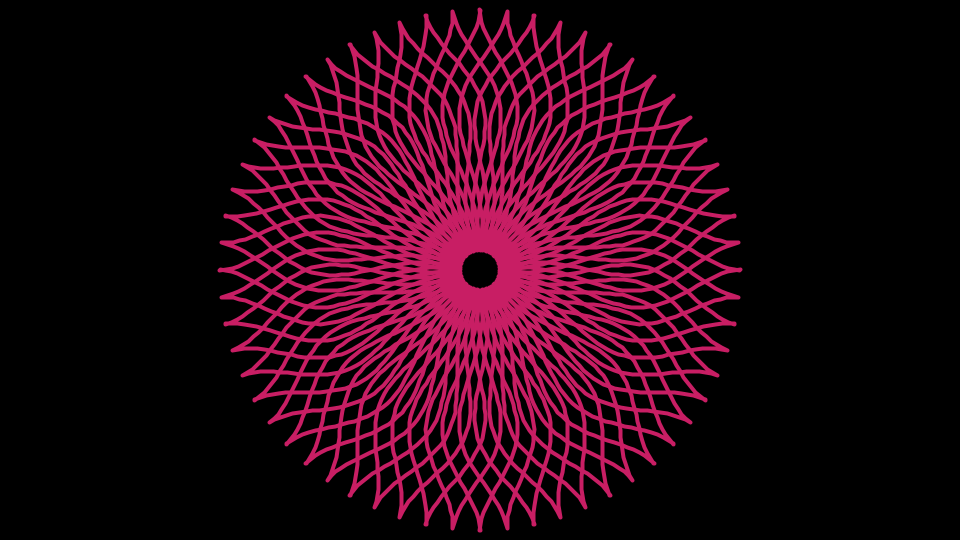
Frame 1 (no input)
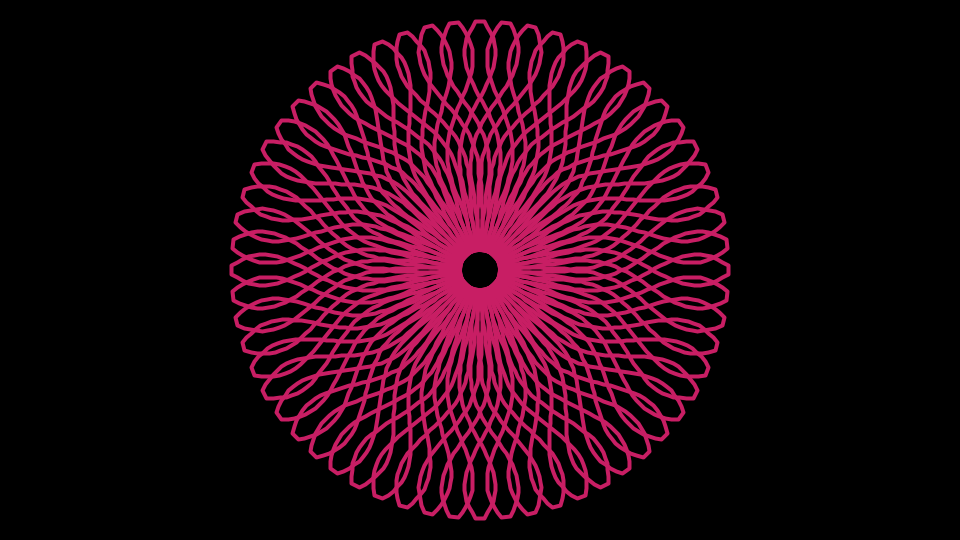
Frame 60 (the mouse pressed at the canvas centre just before this capture)
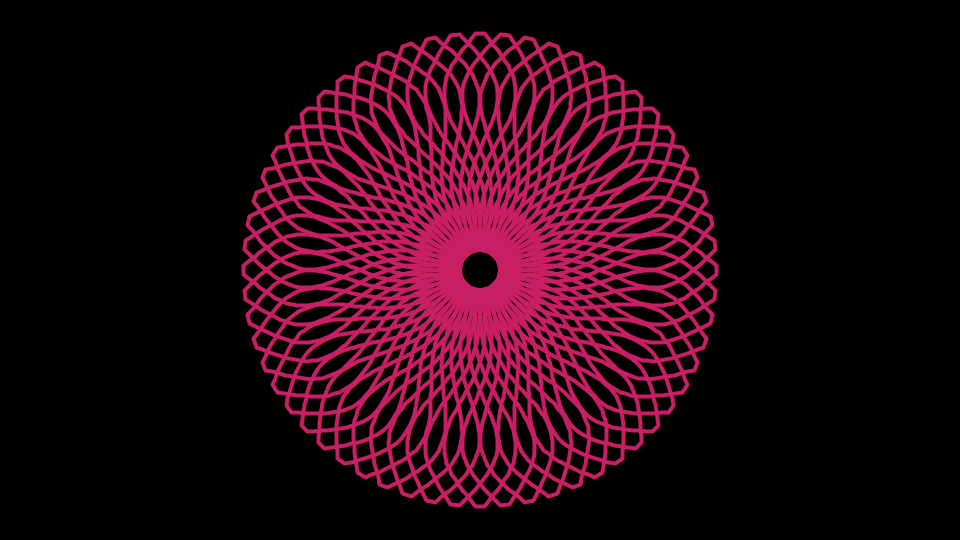
Frame 120 (the mouse held since frame 60 and released just before this capture)

The Processing sketch that drew these frames (run headless with seeded random() and noise(); from frame 60 on, the mouse is pressed at the canvas centre):

// Processing sketch: Flower
// ── Flower.pde
// 设置图形的大小
float ratio = 12;
float direction = 0.1;
float quantity = 6;

void setup()
{
  size(960, 540);
  smooth();
  
  strokeJoin(ROUND);
  stroke(200, 30, 100);
  strokeWeight(4);
  
  noFill();
}

void draw()
{
  background(0);
  translate(width/2, height/2);
  // 设置基本图形的密度
  for (int density=0; density<360; density+=quantity)
  {
    pushMatrix();
    
    rotate(radians(density));
    
    beginShape();
    for (float q = 0; q <= 20; q+=0.5)
    {
      float l = (sin(radians(q*9+frameCount))*(5+sin(radians(q*9))*(q*3)));
      vertex(l, (10+q*ratio)+10);
    }
    
    for (float q = 20; q >= 0; q-=0.5)
    {
      float l = (sin(radians(q*9+frameCount))*(5+sin(radians(q*9))*(q*3)));
      vertex(-l, (10+q*ratio)+10);
    }
    endShape(CLOSE);
    
    popMatrix();
  }
  
  if(ratio > 12 || ratio < 10)
  {
    direction = -direction;
  }
  
  ratio += direction * 0.1;
}
